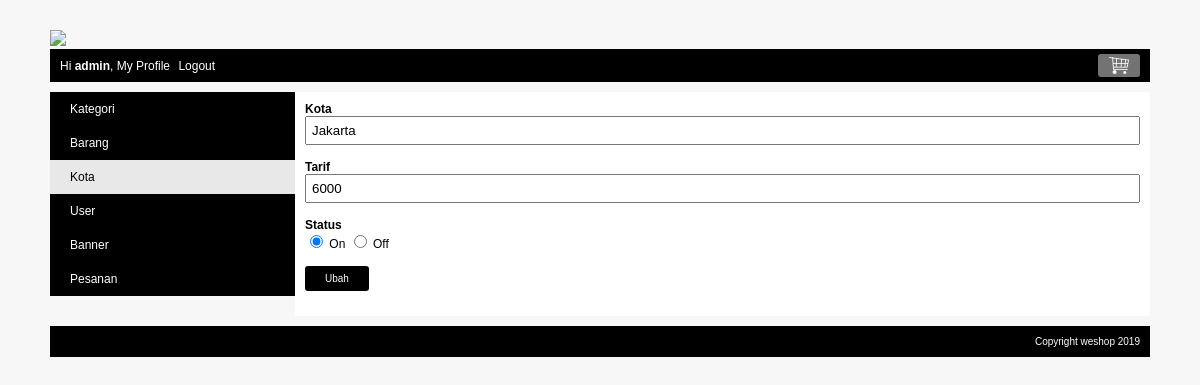
/index.php?page=my_profile&module=kota&action=form&kota_id=1 (signed in), run on the app's committed database.
### tables this page shows
CREATE TABLE `kota` (
  `kota_id` int(10) NOT NULL,
  `kota` varchar(150) NOT NULL,
  `tarif` int(10) NOT NULL,
  `status` enum('on','off') NOT NULL
);

### module/kota/form.php (the view)
<?php
	$kota_id = isset($_GET['kota_id']) ? $_GET['kota_id'] : false;
	$kota = "";
	$tarif = "";
	$status = "";
	$button = "Tambah";
	if($kota_id) {
		$queryKota = mysqli_query($koneksi, "SELECT * FROM kota where kota_id='$kota_id'");
		$row = mysqli_fetch_assoc($queryKota);
		$kota = $row['kota'];
		$tarif = $row['tarif'];
		$status = $row['status'];
		$button = "Ubah";
	}
?>
<form action= "<?php echo BASE_URL."module/kota/action.php?kota_id=$kota_id"; ?>" method="POST">
	<div class="element-form">
		<label>Kota</label>
		<span><input type="text" name="kota" value="<?php echo $kota; ?>" /></span>
	</div>
	<div class="element-form">
		<label>Tarif</label>
		<span><input type="text" name="tarif" value="<?php echo $tarif; ?>" /></span>
	</div>
	<div class="element-form">
		<label>Status</label>
		<span>
			<input type="radio" name="status" value="on" <?php if($status == "on") {echo "checked='true'"; } ?> /> On
			<input type="radio" name="status" value="off" <?php if($status == "off") {echo "checked='true'"; } ?> /> Off
		</span>
	</div>
	<div class="element-form">
		<span><input type="submit" name="button" value="<?php echo $button; ?>" /></span>
	</div>
</form>

### css/style.css (style rules this page uses)
body { font-family:arial; font-size:12px; color: #000000; background: #f7f7f7; margin:0px; }
.element-form { margin-bottom: 15px; }
.element-form label { display: block; font-weight: bold; }
.element-form span { display: block; }
.element-form span input[type="text"], .element-form span input[type="password"], .element-form span textarea, .element-form span select { width: 100%; padding: 5px; box-sizing: border-box; }
.element-form span input[type="submit"] { background: #000000; border: none; color: white; padding: 7px 20px; border-radius: 3px; font-size: 10px; cursor: pointer; }

### data on the page
kota: kota "Jakarta", tarif "6000", status "☑"

### other printed values
$nama "admin"
